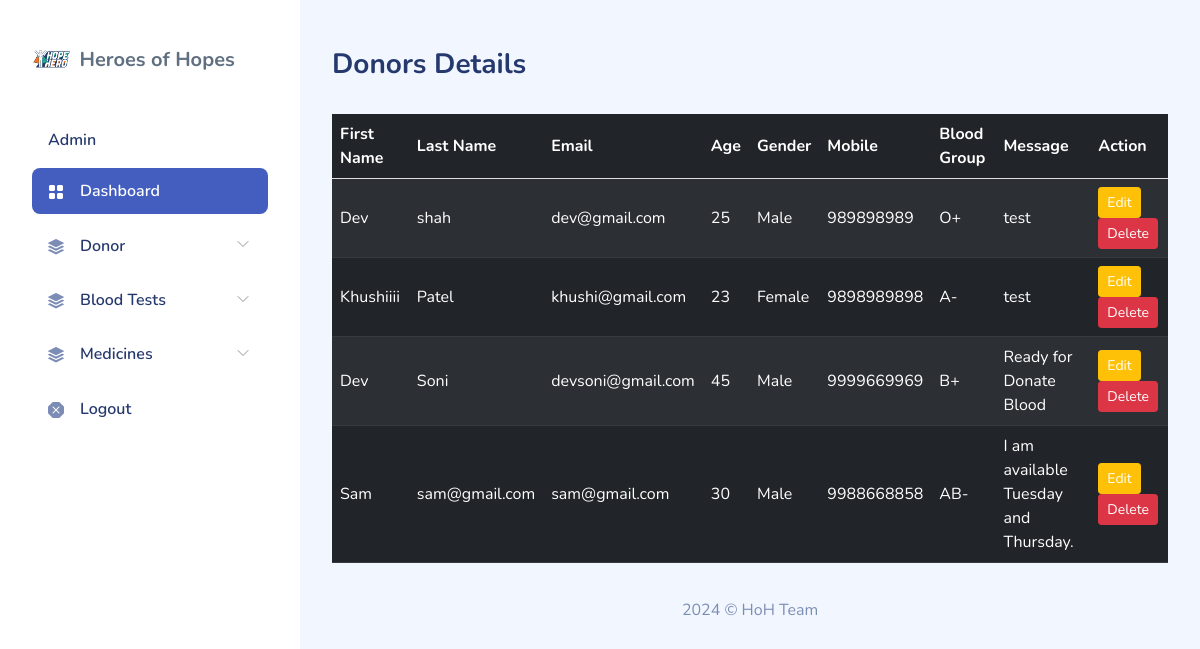
Screenshot of /heroesofhopes/admin/forms/manageDonor.php (signed in) with the database file from the repository.
### tables this page shows
CREATE TABLE `donors` (
  `id` int(11) NOT NULL,
  `fname` varchar(100) NOT NULL,
  `lname` varchar(100) NOT NULL,
  `email` varchar(100) NOT NULL,
  `age` varchar(50) NOT NULL,
  `mno` varchar(50) NOT NULL,
  `gender` varchar(100) NOT NULL,
  `bgroup` varchar(50) NOT NULL,
  `msg` varchar(250) NOT NULL
);

### heroesofhopes/admin/forms/manageDonor.php (the view, shortened to what this page needs)
<?php
include "../dbscripts/connection.php";
?>
<!DOCTYPE html>
<html lang="en">
<head>
    <link rel="stylesheet" href="../assets/css/bootstrap.css">
    <link rel="stylesheet" href="../assets/vendors/iconly/bold.css">
    <link rel="stylesheet" href="../assets/vendors/perfect-scrollbar/perfect-scrollbar.css">
    <link rel="stylesheet" href="../assets/vendors/bootstrap-icons/bootstrap-icons.css">
    <link rel="stylesheet" href="../assets/css/app.css">
</head>
<body>
    <div id="app">
        <?php include "sidebar.php"; ?>
        <div id="main">
            <div class="page-heading">
                <h3>Donors Details</h3>
            </div>
            <section class="section">
                <div class="row" id="table-striped-dark">
                    <div class="col-12">
                        <div class="card">
                            <div class="card-content">
                                <div class="table-responsive">
                                    <table class="table table-striped table-dark mb-0">
                                        <thead>
                                            <tr>
                                                <th>First Name</th>
                                                <th>Last Name</th>
                                                <th>Email</th>
                                                <th>Age</th>
                                                <th>Gender</th>
                                                <th>Mobile</th>
                                                <th>Blood Group</th>
                                                <th>Message</th>
                                                <th>Action</th>
                                            </tr>
                                        </thead>
                                        <tbody>
                                            <?php
                                            $sql = "SELECT *  FROM donors";
                                            $result = $conn->query($sql);
                                            if ($result->num_rows > 0) {
                                                while ($row = $result->fetch_assoc()) {
                                                    echo "<tr>
                                    <td>" . $row["fname"] . "</td>
                                    <td>" . $row["lname"] . "</td>
                                    <td>" . $row["email"] . "</td>
                                    <td>" . $row["age"] . "</td>
                                    <td>" . $row["gender"] . "</td>
                                    <td>" . $row["mno"] . "</td>
                                    <td>" . $row["bgroup"] . "</td>
                                    <td>" . $row["msg"] . "</td>
                                    <td><a href='editDonor.php?edit=" . $row['id'] . "' class='btn btn-warning btn-sm'>Edit</a>
                                    <a href='manageDonor.php?delete=" . $row['id'] . "' class='btn btn-danger btn-sm'>Delete</a></td>
                                  </tr>";
                                                }
                                                echo "</tbody></table>";
                                            } else {
                                                echo "<div class='alert alert-warning'>No Donors found</div>";
                                            }
                                            ?>
                                </div>
                            </div>
                        </div>
                    </div>
                </div>
            </section>
            <footer>
                <div class="footer clearfix mb-0 text-muted">
                    <div class="text-center">
                        <p>2024 &copy; HoH Team</p>
                    </div>
                </div>
            </footer>
        </div>
    </div>
</body>
</html>

### heroesofhopes/admin/assets/css/app.css (style rules this page uses)
.btn.btn-danger,.btn.btn-info,.btn.btn-primary,.btn.btn-secondary,.btn.btn-success,.btn.btn-warning { color:#fff }
.card { margin-bottom:2.2rem;border:none }
.card .card-content { position:relative }
.dataTable-table td,.dataTable-table thead th,.table td,.table thead th { vertical-align:middle }
.dataTable-table:not(.table-borderless) thead th,.table:not(.table-borderless) thead th { border-bottom:1px solid #dedede!important }
#main { margin-left:300px;padding:2rem }
.page-heading { margin:0 0 2rem }
.page-heading h3 { font-weight:700 }
a { text-decoration:none }

### rows the page displays
donors: fname "Dev", lname "shah", email "dev@gmail.com", age "25", gender "Male", mno "989898989", bgroup "O+", msg "test"
donors: fname "Khushiiii", lname "Patel", email "khushi@gmail.com", age "23", gender "Female", mno "9898989898", bgroup "A-", msg "test"
donors: fname "Dev", lname "Soni", email "devsoni@gmail.com", age "45", gender "Male", mno "9999669969", bgroup "B+", msg "Ready for Donate Blood"
donors: fname "Sam", lname "sam@gmail.com", email "sam@gmail.com", age "30", gender "Male", mno "9988668858", bgroup "AB-", msg "I am available Tuesday and Thursday."
